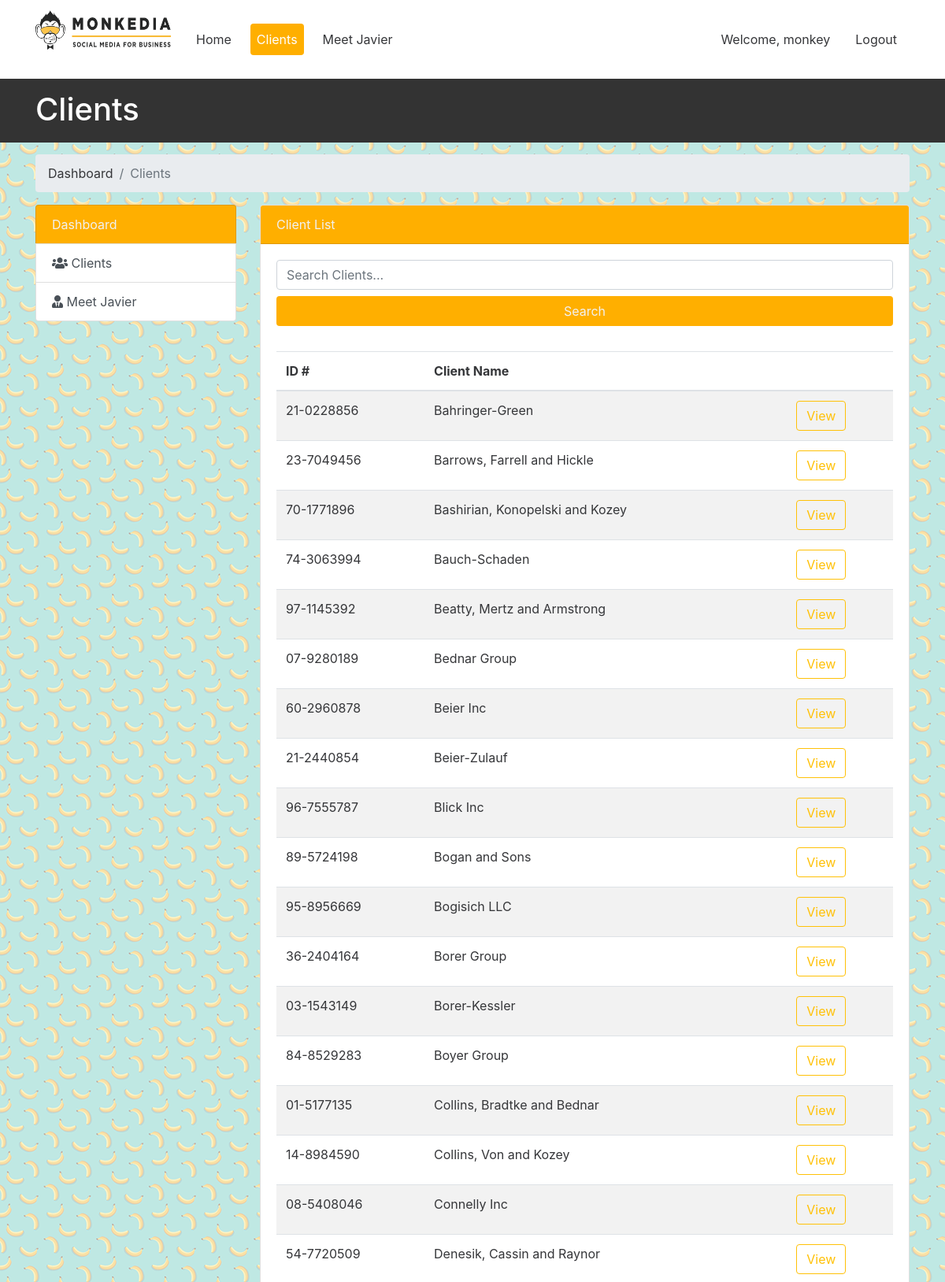
The app's page /public/clients (signed in, upper part) with its own data.
### tables this page shows
create table CLIENTS (
	id VARCHAR(10) NOT NULL,
	company_name VARCHAR(150) NOT NULL,
		CONSTRAINT clients_id_pk PRIMARY KEY (id),
		CONSTRAINT clients_id_uk UNIQUE (id)
);

### private/query_functions.php (called while the page is built, shortened)
<?php
  function find_all_clients() {
    global $db;
    $sql = "SELECT * FROM CLIENTS ";
    $sql .= "ORDER BY company_name ASC";
    $result = mysqli_query($db, $sql);
    return $result;
  }
?>

### public/clients/index.php (the view, shortened to what this page needs)
<?php
  $pageTitle = 'Clients';
  include(SHARED_PATH . '/header.php');
  $clientSet = find_all_clients();
?>
  <section>
    <div class="container">
      <nav aria-label="breadcrumb">
        <ol class="breadcrumb">
          <li class="breadcrumb-item active"><a href="#">Dashboard</a></li>
          <li aria-current="page" class="breadcrumb-item active">Clients</li>
        </ol>
      </nav>
    </div>
  </section>
  <section>
    <div class="container">
      <div class="row">
        <?php include(SHARED_PATH . '/sidebar.php'); ?>
        <div class="col-md-9 mb-5">
          <div class="card">
            <div class="card-header main-colors">
              Client List
            </div>
            <div class="card-body">
              <div class="row mb-3">
                <div class="col-md-12">
                  <form id="search-form" action="show.php" class="form-group" method="get">
                    <?php $q = isset($_GET['q']) ? $_GET['q'] : ''; ?>
                    <input id="search" class="form-control" name="company_name" value="<?php echo htmlspecialchars($q); ?>" placeholder="Search Clients..." type="search" autofocus>
                    <input class="btn main-colors mt-2 btn-block" type="submit" name="" value="Search">
                  </form>
                </div>
              </div>
              <table class="table table-striped table-hover">
                <thead>
                  <tr>
                    <th scope="col">ID #</th>
                    <th colspan="2" scope="col">Client Name</th>
                  </tr>
                </thead>
                <tbody>
                  <?php while($client = mysqli_fetch_assoc($clientSet)) : ?>
                  <tr>
                    <td scope="row"><?php echo htmlspecialchars($client['id']); ?></td>
                    <td><?php echo htmlspecialchars($client['company_name']); ?></td>
                    <td>
                      <a class="btn btn-outline-warning" href="<?php echo './show.php?company_name=' . htmlspecialchars(urlencode($client['company_name'])); ?>" role="button">View</a>
                    </td>
                  </tr>
                <?php endwhile; ?>
                </tbody>
              </table>
            </div>
          </div>
        </div>
      </div>
    </div>
  </section>
  <?php include(SHARED_PATH . '/footer.php'); ?>

### private/shared/header.php (shortened to what this page needs)
<!DOCTYPE html>
<html dir="ltr" lang="en">
<head>
  <link href=
  "https://maxcdn.bootstrapcdn.com/bootstrap/4.0.0/css/bootstrap.min.css" integrity=
  "sha384-Gn5384xqQ1aoWXA+058RXPxPg6fy4IWvTNh0E263XmFcJlSAwiGgFAW/dAiS6JXm" rel="stylesheet">
  <link rel="stylesheet" href="https://use.fontawesome.com/releases/v5.2.0/css/all.css">
  <link href="<?php echo WWW_ROOT . "/css/style.css"; ?>" rel="stylesheet">
</head>
<body>
  <nav class="navbar navbar-expand-lg navbar-light">
    <div class="container">
      <a class="navbar-brand" href="#"><img alt="Monkedia Logo" class="mb-4" height="50" src=
      "<?php echo WWW_ROOT . "/images/Logo.png" ?>" title="Monkedia Logo" width="172"></a>
      <div class="collapse navbar-collapse" id="monkediaNav">
        <ul class="navbar-nav mr-auto">
          <li class="nav-item">
            <a class="nav-link" href="#">Home</a>
          </li>
          <li class="nav-item active">
            <a class="nav-link" href="index.php">Clients</a>
          </li>
          <li class="nav-item">
            <a class="nav-link" href="https://www.linkedin.com/in/javierlona/" target="_blank">Meet
            Javier</a>
          </li>
        </ul>
        <ul class="navbar-nav ml-auto">
          <li class="nav-item">
            <a class="nav-link" href="#">Welcome, <?php echo $_SESSION['username']; ?></a>
          </li>
          <li class="nav-item">
            <a class="nav-link" href="<?php echo WWW_ROOT . '/logout.php'; ?>">Logout</a>
          </li>
        </ul>
      </div>
    </div>
  </nav>
  <header>
    <div class="container">
      <div class="row">
        <div class="col-md-12">
          <h1><?php echo $pageTitle; ?></h1>
        </div>
      </div>
    </div>
  </header>

### private/shared/sidebar.php
<div class="col-md-3 mb-3">
  <div class="list-group">
    <li class="list-group-item main-colors"> Dashboard</a></li>
    <a class="list-group-item list-group-item-action" href="index.php"><i class="fas fa-users"></i> Clients</a> <a class=
    "list-group-item list-group-item-action" href="https://www.linkedin.com/in/javierlona/"
    target="_blank"><i class="fas fa-user-tie"></i> Meet Javier</a>
  </div>
</div>

### private/shared/footer.php (shortened to what this page needs)
  </body>
</html>

### public/css/style.css (style rules this page uses)
html { position: relative; min-height: 100%; }
body { background: repeat url("./../images/bananas.png"); margin-bottom: 80px; color: #353639; font-size: 100%; }
.navbar { background-color: #ffffff; }
.navbar .navbar-nav .nav-link { color: inherit; border-radius: .25rem; padding: 0.5rem; margin: 0 .5rem; }
.navbar .navbar-nav .nav-item.active .nav-link, .navbar .navbar-nav .nav-item.active .nav-link:hover, .navbar .navbar-nav .nav-item.active .nav-link:focus, .navbar .navbar-nav .nav-item.show .nav-link, .navbar .navbar-nav .nav-item.show .nav-link:hover, .navbar .navbar-nav .nav-item.show .nav-link:focus { color: #ffffff; background-color: #ffaf00; }
header { background: #333333; color:#ffffff; padding-bottom: 10px; margin-bottom: 15px; padding-top: 15px; }
.breadcrumb a { color: #353639; text-decoration: none; }
.main-colors { background-color: #ffaf00; color: #f1f1f1; }

### records on screen
clients: id "21-0228856", company_name "Bahringer-Green"
clients: id "23-7049456", company_name "Barrows, Farrell and Hickle"
clients: id "70-1771896", company_name "Bashirian, Konopelski and Kozey"
clients: id "74-3063994", company_name "Bauch-Schaden"
clients: id "97-1145392", company_name "Beatty, Mertz and Armstrong"
clients: id "07-9280189", company_name "Bednar Group"
clients: id "60-2960878", company_name "Beier Inc"
clients: id "21-2440854", company_name "Beier-Zulauf"
clients: id "96-7555787", company_name "Blick Inc"
clients: id "89-5724198", company_name "Bogan and Sons"
clients: id "95-8956669", company_name "Bogisich LLC"
clients: id "36-2404164", company_name "Borer Group"
clients: id "03-1543149", company_name "Borer-Kessler"
clients: id "84-8529283", company_name "Boyer Group"
clients: id "01-5177135", company_name "Collins, Bradtke and Bednar"
clients: id "14-8984590", company_name "Collins, Von and Kozey"
clients: id "08-5408046", company_name "Connelly Inc"
clients: id "54-7720509", company_name "Denesik, Cassin and Raynor"

### other values on screen
$_SESSION['username'] "monkey"
$pageTitle "Clients"
